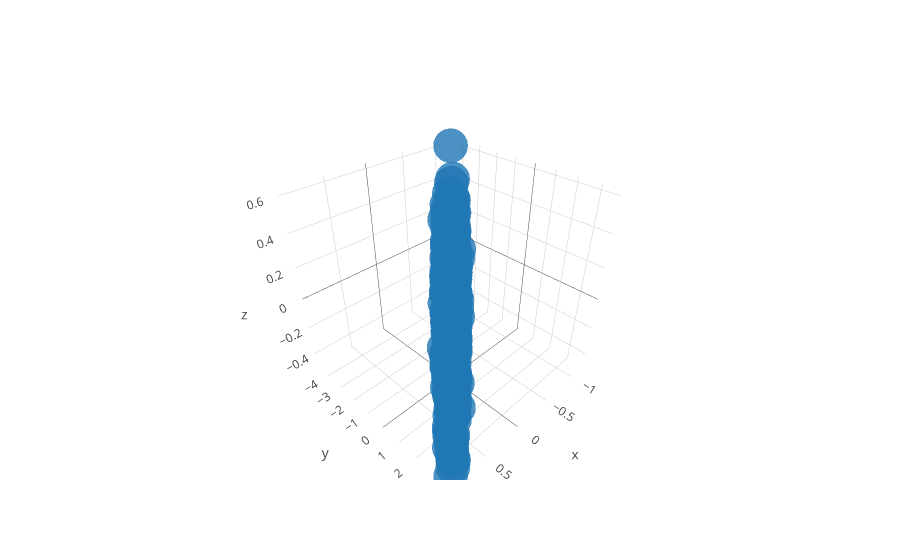

The notebook cell saved with this chart:
### Code cell
from plotly.offline import download_plotlyjs, init_notebook_mode, plot, iplot
import plotly.graph_objs as go
init_notebook_mode(connected=True)

trace1 = go.Scatter3d(
    x=projected_mine[:,0],
    y=projected_mine[:,1],
    z=projected_mine[:,2],
    mode='markers',
    marker=dict(size=12,opacity=0.8)
)
data = [trace1]
fig  = go.Figure(data=data)
iplot(fig)

### Figure 1 — Plotly figure (JSON) as saved in the notebook; plotly's stock layout.template omitted (floating-point values rounded to 4 significant figures; data arrays with more than 128 entries replaced by an {"elided": "..."} marker saying what was removed)
{"data": [{"marker": {"opacity": 0.8, "size": 12}, "mode": "markers", "type": "scatter3d", "uid": "378226e1-fa38-4dcc-8cd4-2334321aae95", "x": {"elided": "400 float values"}, "y": {"elided": "400 float values"}, "z": {"elided": "400 float values"}}], "layout": {}}
